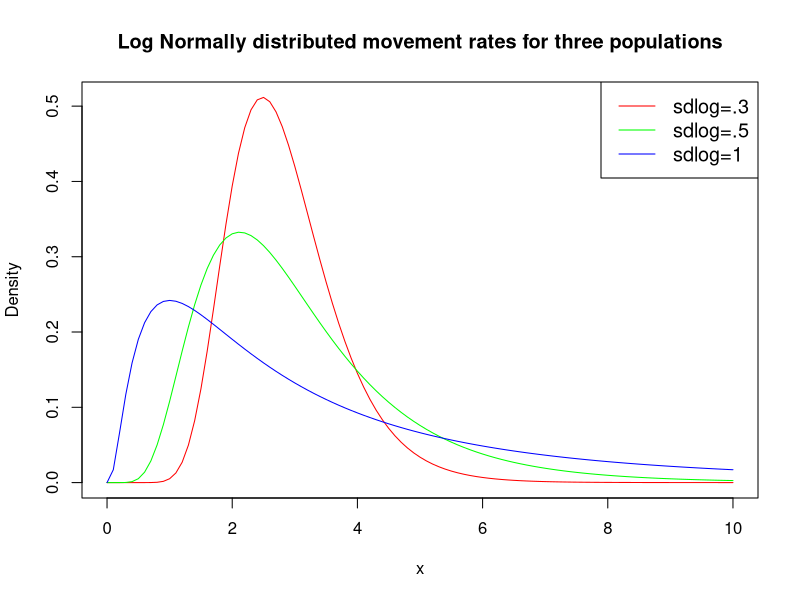

Reproduce this figure in R.
# Script to run simulations for theoretical populations with three levels of variation in movement rates

library(dplyr)
library(tidyr)
library(ggplot2)
library(cowplot)
library(fitdistrplus)
library(Hmisc)

set.seed(98)

av.mov.rate <- 1
sd.mov.rate <- c(0.3, 0.5, 1)
max.x <- 10

mycols <- c("red", "green", "blue")
#create density plots
curve(dlnorm(x, meanlog=av.mov.rate, sdlog=sd.mov.rate[1]),
      from=0, to=max.x,
      col=mycols[1],
      main = 'Log Normally distributed movement rates for three populations', #add title
      ylab = 'Density', #change y-axis label
)

curve(dlnorm(x, meanlog=av.mov.rate, sdlog=sd.mov.rate[2]),
      from=0, to=max.x,
      col=mycols[2], add=TRUE)

curve(dlnorm(x, meanlog=av.mov.rate, sdlog=sd.mov.rate[3]),
      from=0, to=max.x,
      col=mycols[3], add=TRUE)

#add legend
legend("topright", legend=c("sdlog=.3", "sdlog=.5", "sdlog=1"),
       col=mycols, lty=1, cex=1.2)
